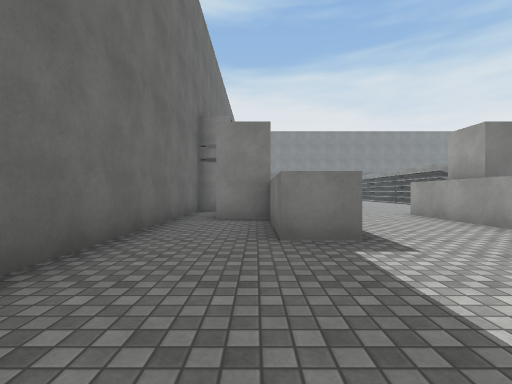
view 1 (above)

24 first-person views from a walk through a 3-D level made in the Unity game engine. The camera is 1.2 m above the floor, looks level and sees 85° across. The floor is counted in squares, 2 m on a side. Each view is taken from the middle of a square. On the plan, view 1 faces up. The plan holds only what a view shows up to about 9 squares ahead; the rest is blank. The player character is not drawn. Surface patterns are stand-ins for the level's own textures.

view 2
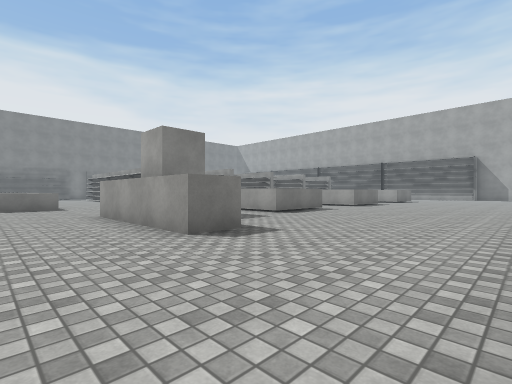

view 3
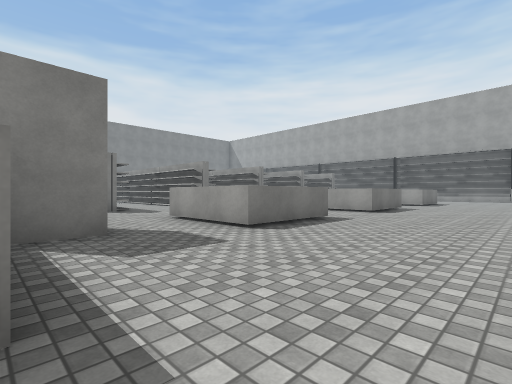

view 4
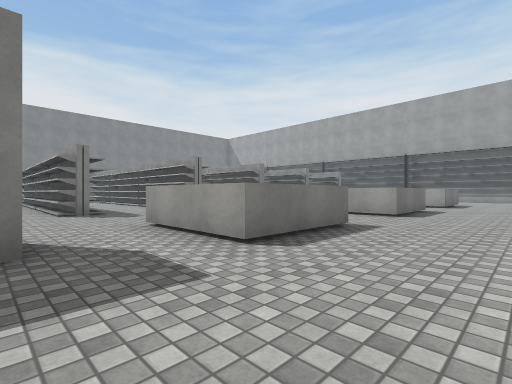

view 5
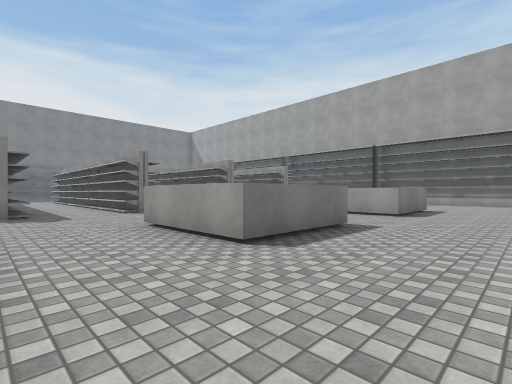

view 6
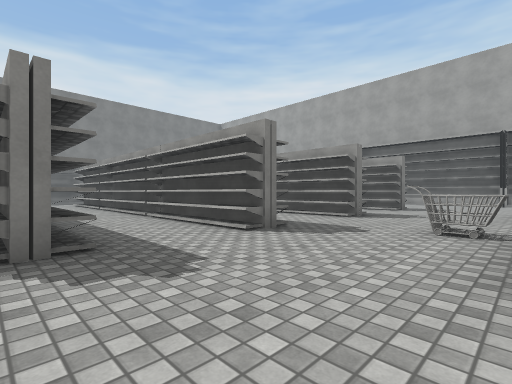

view 7
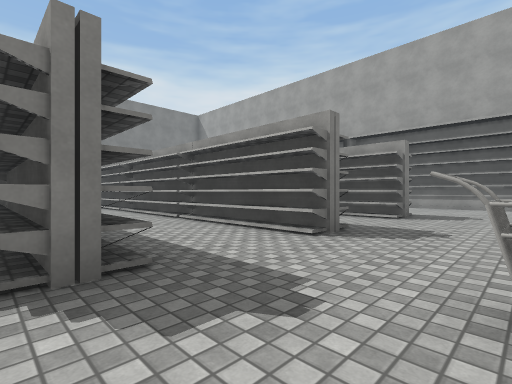

view 8
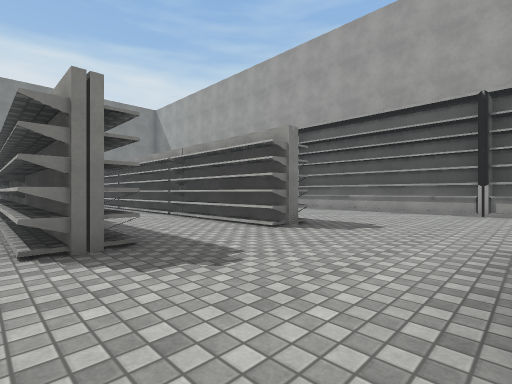

view 9
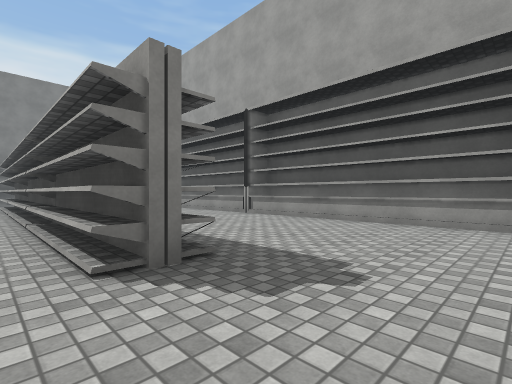

view 10
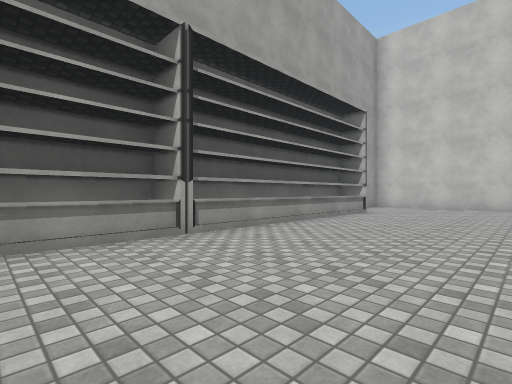

view 11
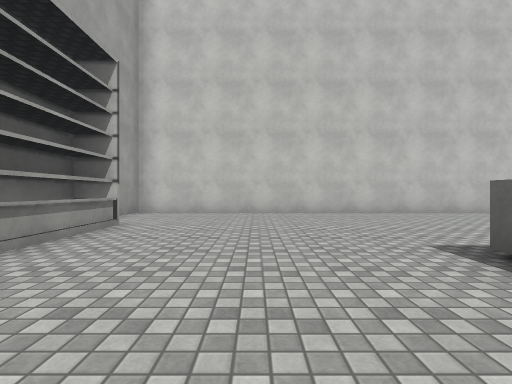

view 12
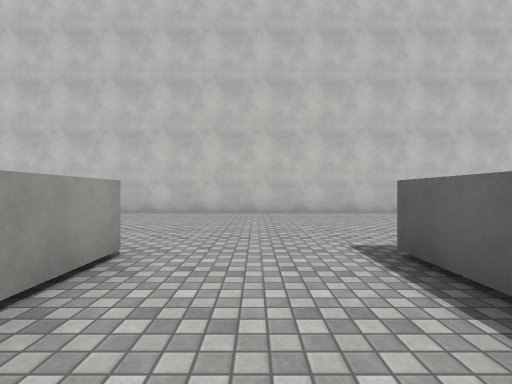

view 13
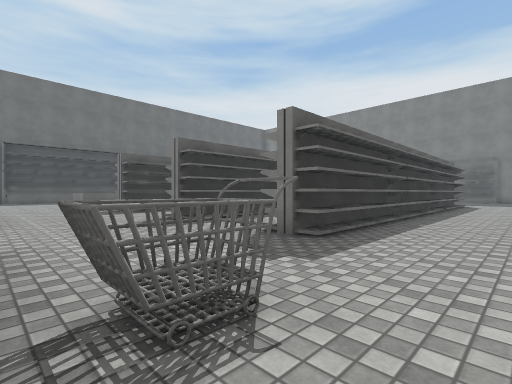

view 14
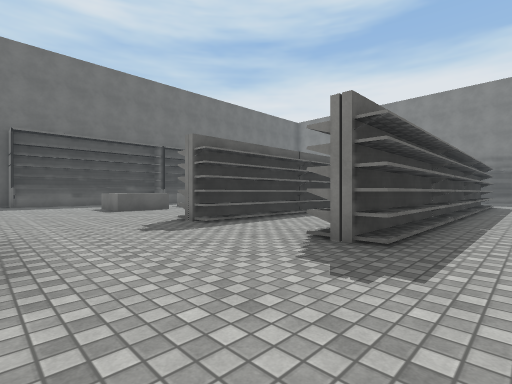

view 15
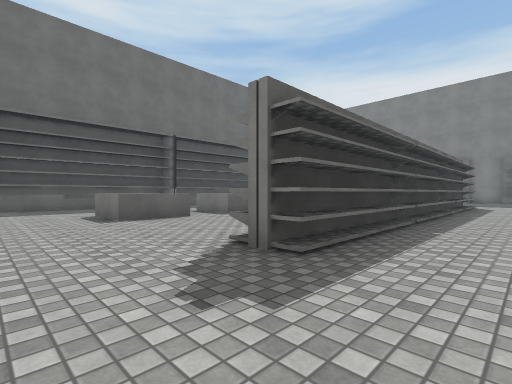

view 16
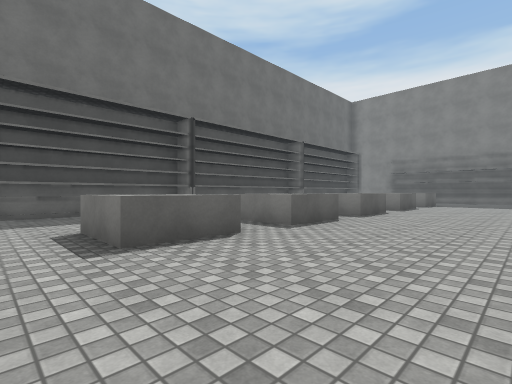

view 17
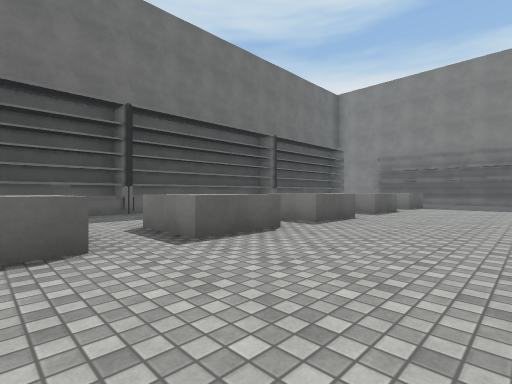

view 18
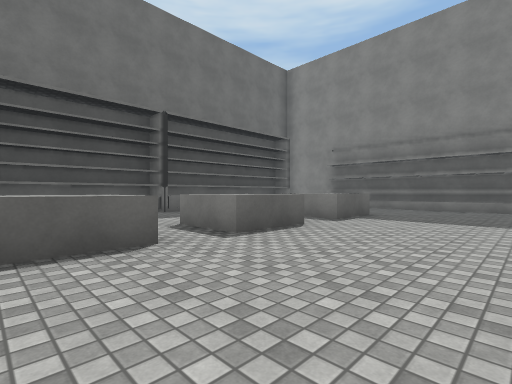

view 19
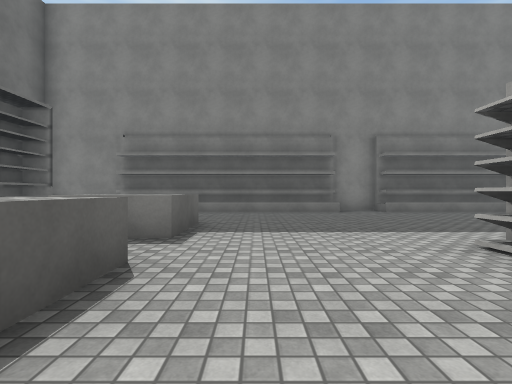

view 20
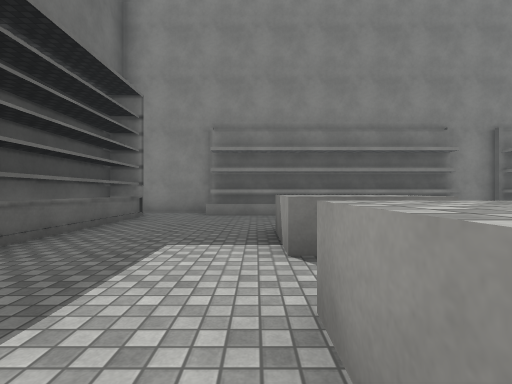

view 21
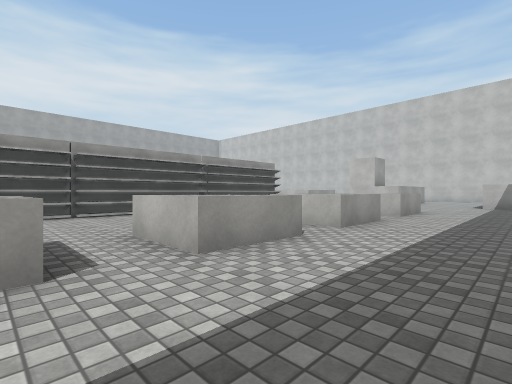

view 22
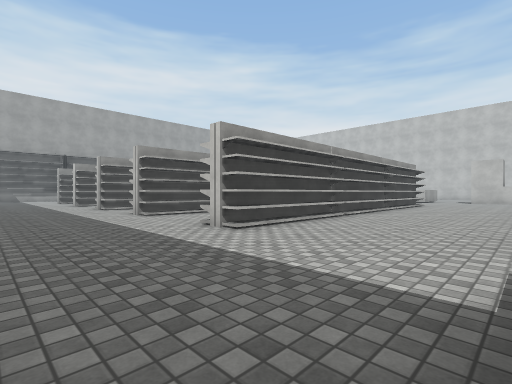

view 23
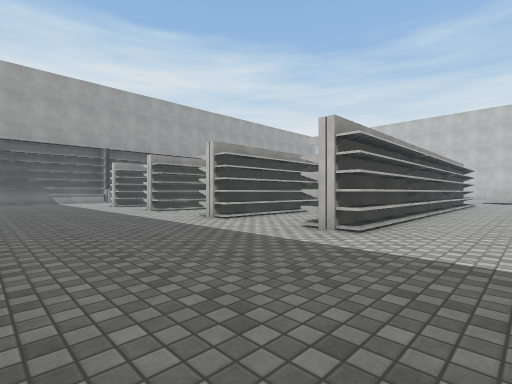

view 24
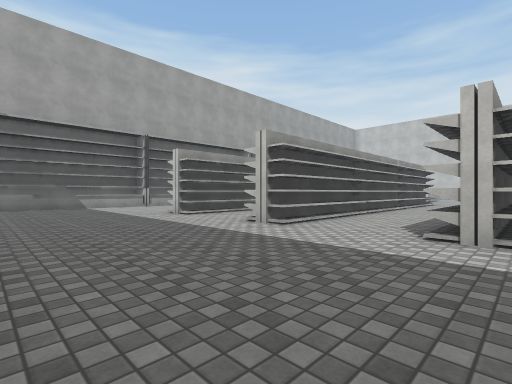

### Floor plan
Key: @ floor where view 1 was taken; # wall or solid block; x gap in a wall; . floor; / step, stairs or slope; ^ raised ledge; O other object.
Columns run from 2 left of view 1 to 27 right of it. Each row starts with its distance up from view 1.
 28  ###############
 27  #.///////.////
 26  #... ....................
 25  #... ......................#
 24  #...^^....................
 23  #...^^...................
 22  #........#..#..##..#..#.
 21  #...^^...#..#..##..#..#
 20  #...^^...#..#..# ..# .#
 19  #........#..#..# ..#  #
 18  #...^^...#..#..##..# .#
 17  #...^^...#..#..##..# .#
 16  #........#..#..##..# .#  ..#
 15  #...^^...#..#..##..#..#  ..#
 14  #...^^...#..#..##..#..# ...#
 13  #........#..#..##..#..#....#
 12  #...^^...#..#..##..#..#....#
 11  #...^......................#
 10 ##..........................#
  9 ## ...............O.........#
  8 #.  .......^^...^^O..^^.....#
  7 #x##..###..^ ...^ ...^  ....#
  6 #..#..##...^^...^^...^^.....#
  5 #..#..##....................#
  4 #..#..##....................##
  3 #...........................##
  2 #............................#
  1  ............................#
  0   @ .......... ..............#
 -1                ###############

Where each view was taken, in squares from view 1:
view 1: 0 up, 0 right, facing up
view 2: 0 up, 2 right, facing up-right
view 3: 2 up, 5 right, facing up-right
view 4: 3 up, 6 right, facing up-right
view 5: 3 up, 11 right, facing up-right
view 6: 8 up, 11 right, facing up-right
view 7: 9 up, 14 right, facing up-right
view 8: 8 up, 17 right, facing up-right
view 9: 9 up, 20 right, facing up-right
view 10: 11 up, 22 right, facing down-right
view 11: 8 up, 23 right, facing down
view 12: 8 up, 17 right, facing down
view 13: 8 up, 17 right, facing up-left
view 14: 8 up, 13 right, facing up-left
view 15: 9 up, 10 right, facing up-left
view 16: 10 up, 7 right, facing up-left
view 17: 12 up, 7 right, facing up-left
view 18: 17 up, 7 right, facing up-left
view 19: 19 up, 5 right, facing up
view 20: 20 up, 2 right, facing up
view 21: 20 up, 0 right, facing down-right
view 22: 25 up, 4 right, facing down-right
view 23: 26 up, 9 right, facing down-right
view 24: 26 up, 14 right, facing down-right
